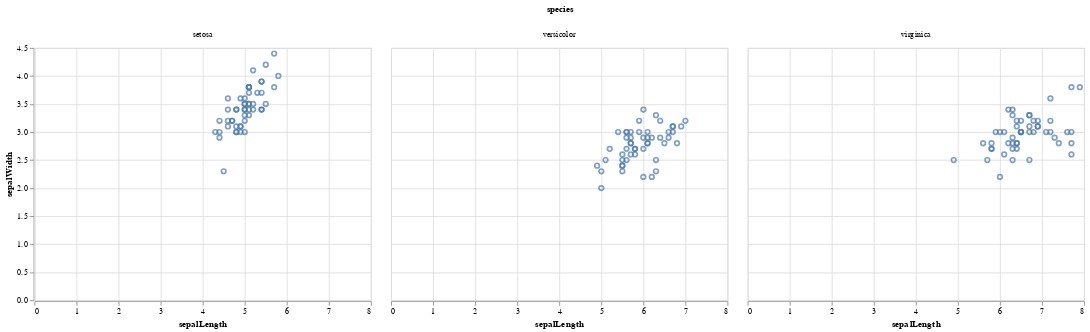

Notebook code for this chart:
### Markdown cell above
## Altair

In altair wordt een figuur op een logische manier opgebouwd door het chainen van Altair objecten. Hier zie je dat we 
1) Een Chart object initializeren met de data.
2) We specificeren de data voor de assen, en direct ook dat de `species` kolom gebruikt wordt om het figuur in 3 subplots op te delen
3) Vervolgens specificeren we dat we de data als `points` willen visualizeren, via `mark_point()`.

### Code cell
# Om x en y limiten te defineren verwachten de X als een Scale object.
(
    alt
    .Chart(df)
    .encode(
        x=alt.X("sepalLength", scale=alt.Scale(domain=(0,8))),
        y=alt.Y("sepalWidth", scale=alt.Scale(domain=(0,4.5))), 
        column="species"
    )
    .mark_point()
)

### Figure 1 — Vega-Lite specification as saved in the notebook (floating-point values rounded to 4 significant figures; data arrays with more than 128 entries replaced by an {"elided": "..."} marker saying what was removed)
{"$schema": "https://vega.github.io/schema/vega-lite/v4.17.0.json", "config": {"view": {"continuousHeight": 300, "continuousWidth": 400}}, "data": {"name": "data-a264acbd6e539a8b3afc0cb5f240fb57"}, "datasets": {"data-a264acbd6e539a8b3afc0cb5f240fb57": {"elided": "150 records"}}, "encoding": {"column": {"field": "species", "type": "nominal"}, "x": {"field": "sepalLength", "scale": {"domain": [0, 8]}, "type": "quantitative"}, "y": {"field": "sepalWidth", "scale": {"domain": [0, 4.5]}, "type": "quantitative"}}, "mark": "point"}
